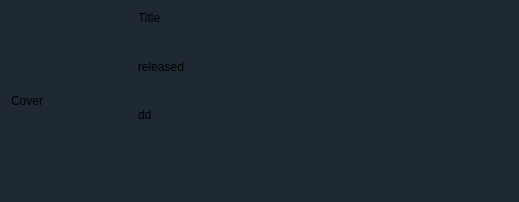
<?xml version="1.0" encoding="UTF-8"?>
<ui version="4.0">
 <class>MovieCard</class>
 <widget class="QWidget" name="MovieCard">
  <property name="geometry">
   <rect>
    <x>0</x>
    <y>0</y>
    <width>519</width>
    <height>200</height>
   </rect>
  </property>
  <property name="windowTitle">
   <string>Form</string>
  </property>
  <property name="styleSheet">
   <string notr="true">QWidget#MovieCard {
    background-color: #1f2933;
    border-radius: 12px;
}

QWidget#MovieCard:hover {
    background-color: #2a3642;
    border: 1px solid #3b82f6;
}
</string>
  </property>
  <layout class="QGridLayout" name="gridLayout">
   <item row="0" column="0">
    <layout class="QHBoxLayout" name="horizontalLayout">
     <property name="spacing">
      <number>7</number>
     </property>
     <item>
      <widget class="QLabel" name="label">
       <property name="minimumSize">
        <size>
         <width>120</width>
         <height>180</height>
        </size>
       </property>
       <property name="maximumSize">
        <size>
         <width>120</width>
         <height>180</height>
        </size>
       </property>
       <property name="text">
        <string>Cover</string>
       </property>
      </widget>
     </item>
     <item>
      <layout class="QVBoxLayout" name="verticalLayout" stretch="1,1,2">
       <item alignment="Qt::AlignmentFlag::AlignLeft|Qt::AlignmentFlag::AlignTop">
        <widget class="QLabel" name="label_2">
         <property name="text">
          <string>Title</string>
         </property>
        </widget>
       </item>
       <item alignment="Qt::AlignmentFlag::AlignLeft|Qt::AlignmentFlag::AlignTop">
        <widget class="QLabel" name="label_3">
         <property name="text">
          <string>released</string>
         </property>
        </widget>
       </item>
       <item alignment="Qt::AlignmentFlag::AlignLeft|Qt::AlignmentFlag::AlignTop">
        <widget class="QLabel" name="label_4">
         <property name="maximumSize">
          <size>
           <width>16777215</width>
           <height>85</height>
          </size>
         </property>
         <property name="text">
          <string>dd</string>
         </property>
         <property name="textFormat">
          <enum>Qt::TextFormat::AutoText</enum>
         </property>
         <property name="scaledContents">
          <bool>false</bool>
         </property>
         <property name="wordWrap">
          <bool>true</bool>
         </property>
         <property name="margin">
          <number>0</number>
         </property>
         <property name="openExternalLinks">
          <bool>false</bool>
         </property>
        </widget>
       </item>
      </layout>
     </item>
    </layout>
   </item>
  </layout>
 </widget>
 <resources/>
 <connections/>
</ui>
